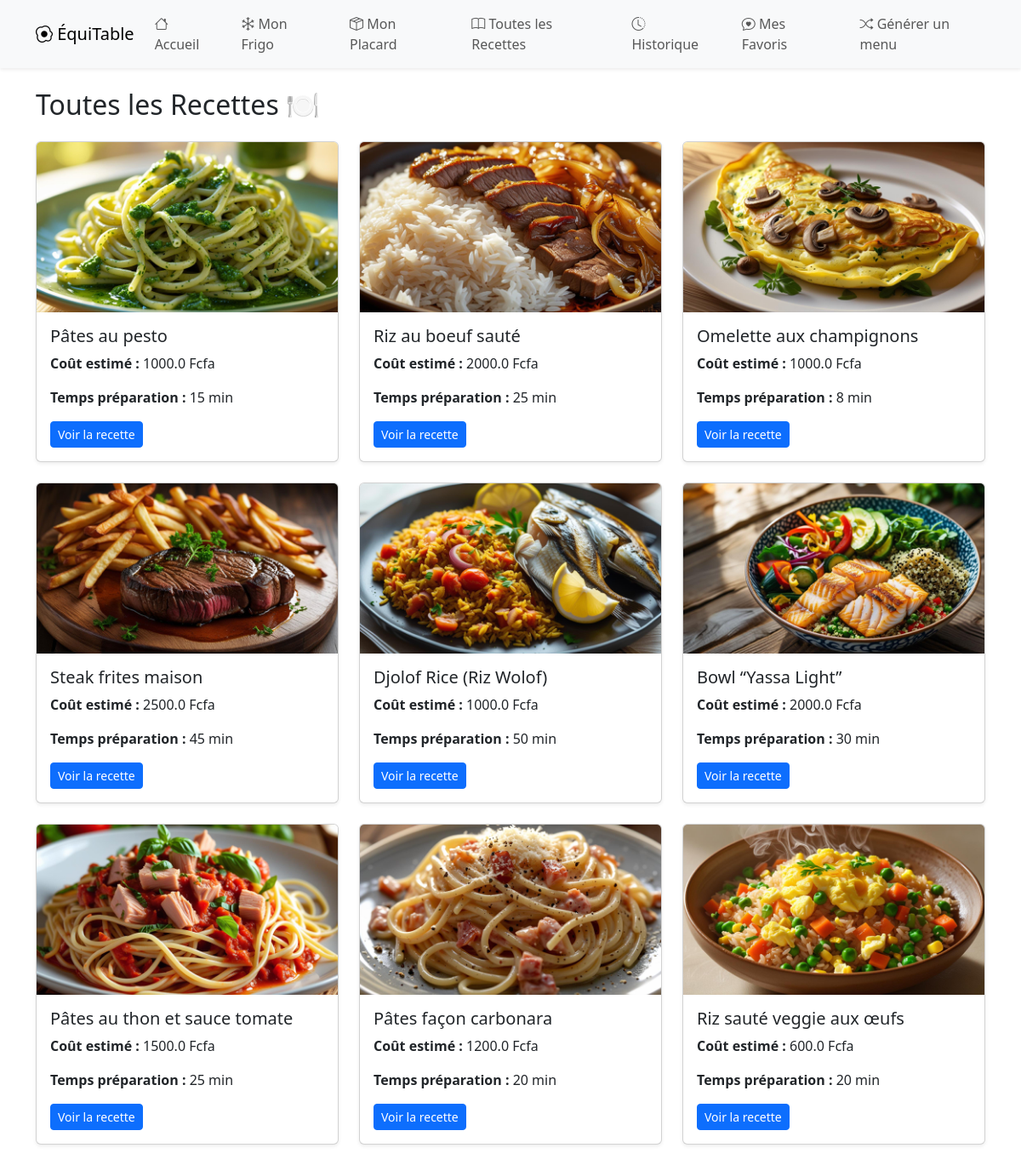
Page /recettes/ on the committed database.
### menuapp/models.py (models this page shows, shortened)
class Recette(models.Model):
    nom = models.CharField(max_length=100)
    ingredients = models.ManyToManyField(Ingredient)
    cout_estime = models.FloatField()
    temps_preparation = models.IntegerField()  # En minutes
    instructions = models.TextField()
    image = models.ImageField(upload_to='recettes/', blank=True, null=True)

### menuapp/views.py (the view)
# urls.py: path('recettes/', views.recettes, name='recettes'),
def recettes(request):
    recettes = Recette.objects.all()
    return render(request, 'menuapp/recettes.html', {'recettes': recettes})

### menuapp/templates/menuapp/recettes.html (shortened to what this page needs)
<!DOCTYPE html>
<html lang="en">
<head>
</head>
<body>
    {% extends 'menuapp/base.html' %}
{% block content %}
  <h2 class="mb-4">Toutes les Recettes 🍽️</h2>
  <div class="row">
    {% for recette in recettes %}
      <div class="col-md-4 mb-4">
        <div class="card shadow-sm">
          {% if recette.image %}
            <img src="{{ recette.image.url }}" class="card-img-top img-fluid" style="max-height: 200px; object-fit: cover;">
          {% endif %}
          <div class="card-body">
            <h5 class="card-title">{{ recette.nom }}</h5>
            <p><strong>Coût estimé :</strong> {{ recette.cout_estime }} Fcfa</p>
            <p><strong>Temps préparation :</strong> {{ recette.temps_preparation }} min</p>
           <a href="{% url 'detail_recette' recette.id %}" class="btn btn-primary btn-sm">Voir la recette</a>
          </div>
        </div>
      </div>
    {% empty %}
      <p>Aucune recette disponible pour le moment.</p>
    {% endfor %}
  </div>
{% endblock %}

### rows in the picture
Recette: image (picture), nom "Pâtes au pesto", cout_estime "1000.0", temps_preparation "15"
Recette: image (picture), nom "Riz au boeuf sauté", cout_estime "2000.0", temps_preparation "25"
Recette: image (picture), nom "Omelette aux champignons", cout_estime "1000.0", temps_preparation "8"
Recette: image (picture), nom "Steak frites maison", cout_estime "2500.0", temps_preparation "45"
Recette: image (picture), nom "Djolof Rice (Riz Wolof)", cout_estime "1000.0", temps_preparation "50"
Recette: image (picture), nom "Bowl “Yassa Light”", cout_estime "2000.0", temps_preparation "30"
Recette: image (picture), nom "Pâtes au thon et sauce tomate", cout_estime "1500.0", temps_preparation "25"
Recette: image (picture), nom "Pâtes façon carbonara", cout_estime "1200.0", temps_preparation "20"
Recette: image (picture), nom "Riz sauté veggie aux œufs", cout_estime "600.0", temps_preparation "20"
